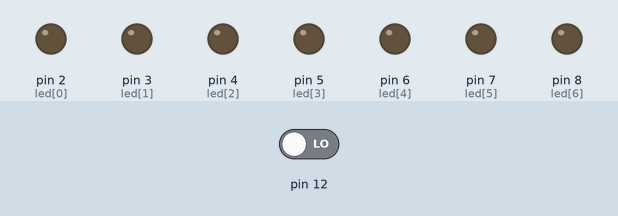
Simulated run of this sketch. Board: Arduino Uno, built with avr-gcc and run on an emulated ATmega328P. Shown: output pins drawn as LEDs (lit = HIGH). Dashed ring = blinking. The inputs (shaded band) are chosen by the test bench; at power-on: pin 12 LOW. Random numbers use the default seed unless the sketch sets one.

Above: at 1.2 s.
1.3 s: pin 12 driven HIGH
At 1.45 s:
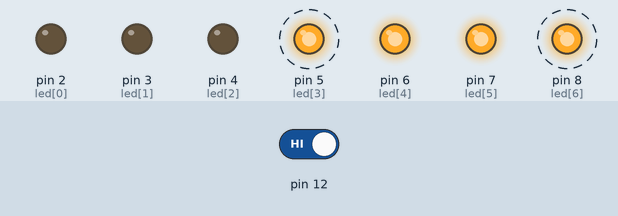
At 4.2 s:
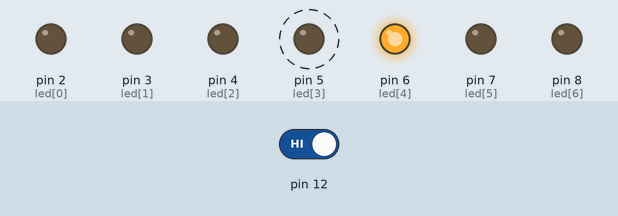
4.3 s: pin 12 driven LOW
5.8 s: pin 12 driven HIGH
At 6.8 s:
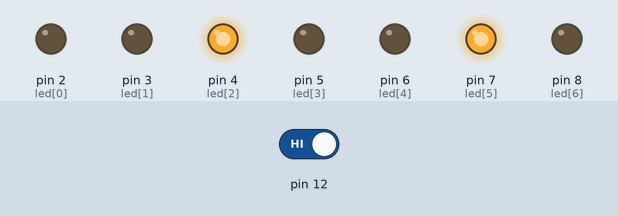
Timing chart, 0 to 20.8 s (numbered marks = the images above; inputs shaded):
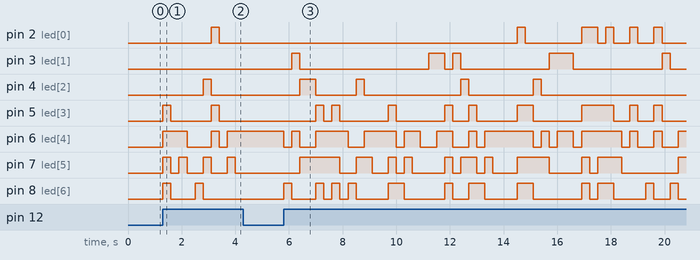

Measured:
- after the input at 1.3 s, pin 2 (led[0]): LOW → HIGH after 1.8 s, → LOW 0.30 s later; pin 4 (led[2]): LOW → HIGH after 1.5 s, → LOW 0.30 s later
- after the input at 4.3 s, every drawn part: stays the same
- after the input at 5.8 s, pin 2 (led[0]): LOW → HIGH after 8.7 s, → LOW 0.30 s later, → HIGH 2.1 s later, → LOW 0.60 s later, … (10 changes in this stretch); pin 3 (led[1]): LOW → HIGH after 0.30 s, → LOW 0.30 s later, → HIGH 4.8 s later, → LOW 0.60 s later, … (10 changes in this stretch)

The sketch:

Segment_random.ino
```cpp
int num[10][7] = {
  {0, 0, 0, 0, 0, 0, 1}, // 0
  {1, 0, 0, 1, 1, 1, 1}, // 1
  {0, 0, 1, 0, 0, 1, 0}, // 2
  {0, 0, 0, 0, 1, 1, 0}, // 3
  {1, 0, 0, 1, 1, 0, 0}, // 4
  {0, 1, 0, 0, 1, 0, 0}, // 5
  {0, 1, 0, 0, 0, 0, 0}, // 6
  {0, 0, 0, 1, 1, 1, 1}, // 7
  {0, 0, 0, 0, 0, 0, 0}, // 8
  {0, 0, 0, 0, 1, 0, 0} // 9
};

int led[7] = {2, 3, 4, 5, 6, 7, 8};

void setup() {
  for(int i=0; i<7; i++){
    pinMode(led[i], OUTPUT);
  }
  pinMode(12, INPUT);
}

void loop() {
  int value = digitalRead(12);

  if(value == HIGH){
    int n = random(0, 10);
    for(int i=0; i<7; i++){
      digitalWrite(led[i], num[n][i]);
    }
    delay(300);
  }
}
```
